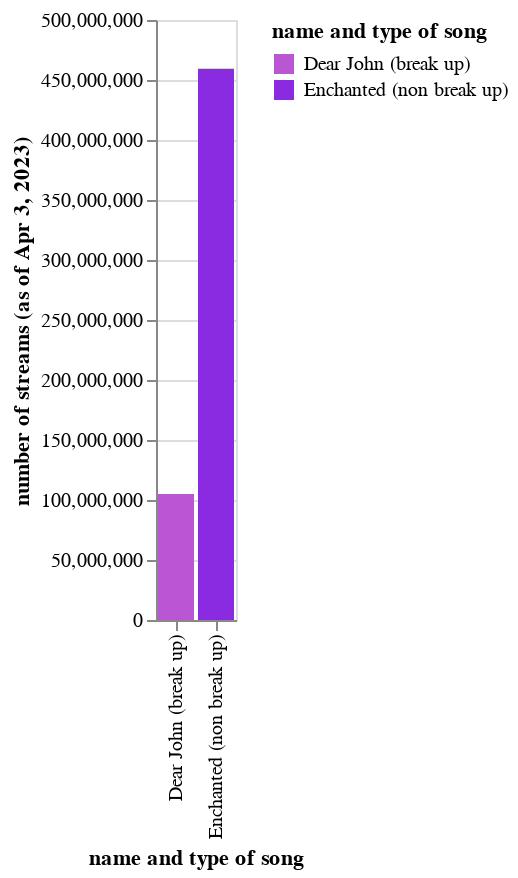

Source (notebook cell):
### Code cell
## this code block is for FIGURE 15
df = pd.DataFrame({"name and type of song": ["Dear John (break up)", "Enchanted (non break up)"], "number of streams (as of Apr 3, 2023)": [105045919,459331131]})

plot = (
    alt.Chart(df)
    .mark_bar()
    .encode(
        x=alt.X("name and type of song", sort="y"),
        y="number of streams (as of Apr 3, 2023)",
    color=alt.Color('name and type of song',
                     scale=alt.Scale(
                         domain=df.sort_values(['number of streams (as of Apr 3, 2023)'])['name and type of song'].tolist(),
                         range=['mediumorchid', 'blueviolet']))))
plot

### Figure 1 — Vega-Lite specification as saved in the notebook (floating-point values rounded to 4 significant figures)
{"config": {"view": {"continuousWidth": 400, "continuousHeight": 300}}, "data": {"name": "data-5e3b2136510d1cd4ad573c0a1e5ede25"}, "mark": "bar", "encoding": {"color": {"field": "name and type of song", "scale": {"domain": ["Dear John (break up)", "Enchanted (non break up)"], "range": ["mediumorchid", "blueviolet"]}, "type": "nominal"}, "x": {"field": "name and type of song", "sort": "y", "type": "nominal"}, "y": {"field": "number of streams (as of Apr 3, 2023)", "type": "quantitative"}}, "$schema": "https://vega.github.io/schema/vega-lite/v4.17.0.json", "datasets": {"data-5e3b2136510d1cd4ad573c0a1e5ede25": [{"name and type of song": "Dear John (break up)", "number of streams (as of Apr 3, 2023)": 105045919}, {"name and type of song": "Enchanted (non break up)", "number of streams (as of Apr 3, 2023)": 459331131}]}}
